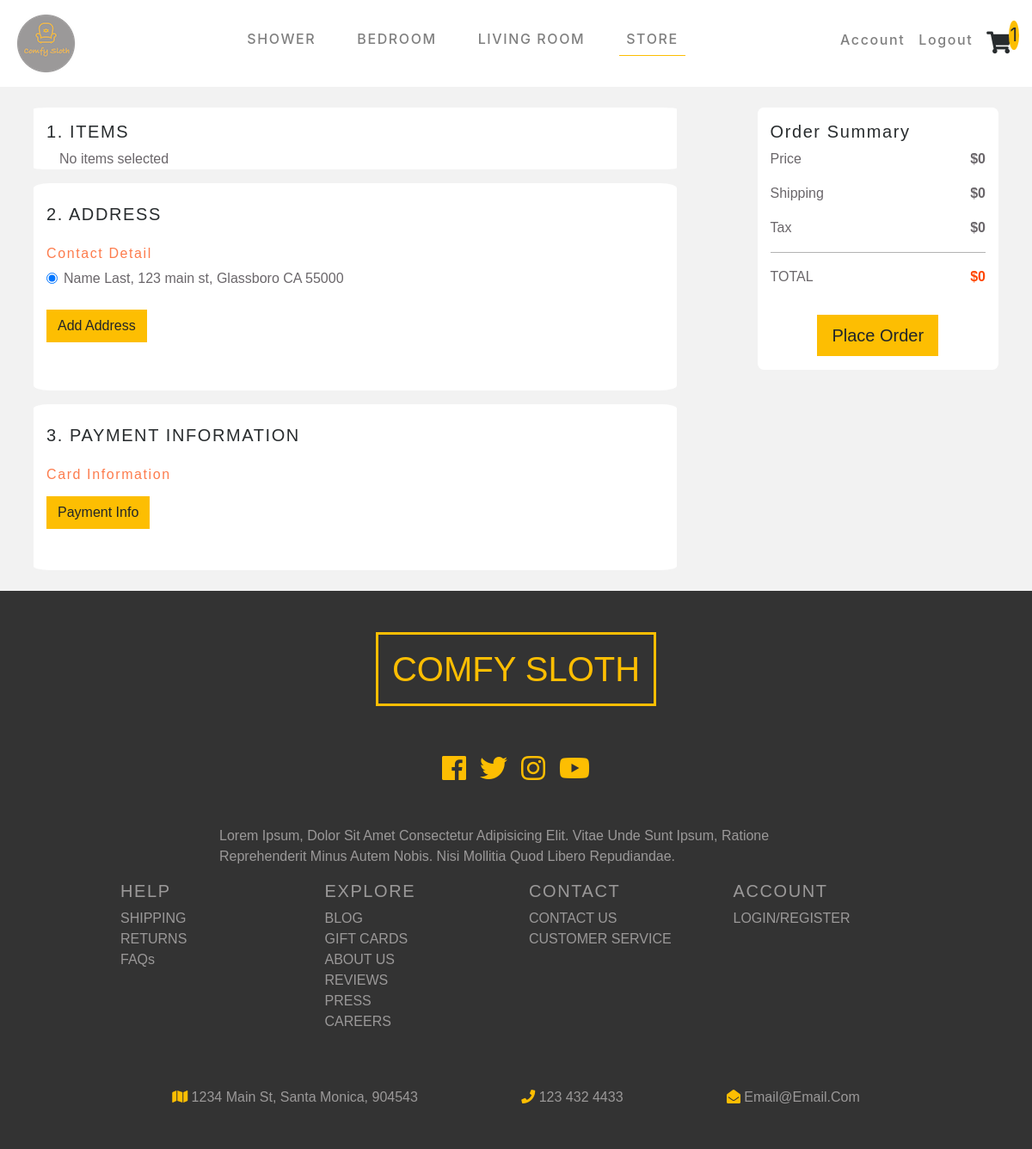
The app's page /checkout (signed in) with its own data.
### store/models.py (models this page shows)
class Address(models.Model):
    user = models.ForeignKey(User, on_delete=models.SET_NULL, null=True)
    first_name = models.CharField(max_length=200)
    last_name = models.CharField(max_length=200)
    address = models.CharField(max_length=200)
    city = models.CharField(max_length=200)
    state = models.CharField(max_length=200)
    zip = models.IntegerField(default='00000')

### login/views.py (the view)
# urls.py: path(r'checkout', views.checkout, name='checkout'),
def checkout(request):
    addOrders(request)
    if request.user.is_authenticated:
        address_info = Address.objects.all()
        user_address = address_info.filter(user=request.user)
        content = {'user_address': user_address}
        return render(request, 'login/checkout.html', content)
    else:
        return render(request, 'login/checkout.html')

### login/views.py (called while the page is built)
def addOrders(request):
    if request.user.is_authenticated and request.method == 'POST':
        order = Orders()
        order.user = request.user
        order.name = request.POST.get('name', 'default')
        order.address = request.POST.get('address', 'default')
        order.items = request.POST.get('items', 'default')
        order.save()
        order = Orders()

### login/templates/login/checkout.html (shortened to what this page needs)
{% extends 'base.html' %}
{% block content %}
{% load static %}
{% load  item_filter%}
<div class="fluid-container check-main">
    <div class="container p-4">
        <div class="row my-auto d-flex justify-content-between">
            <div class="col-md-8">
                <div class="row">
                    <div class="col-md-12 order-detail" id='itemsForm'>
                        <h5 class='text-capitalize mt-3'>1. ITEMS</h5>
                        <div class="col-md-12">
                            <ul class="list-group" id="item_list">
                            </ul>
                        </div>
                </div>
            </div>
            <div class="row mt-3 test2">
                <div class="col-md-12 order-detail">
                    <h5 class='my-4'>2. ADDRESS</h5>
                    <h6 class="checkLabel">Contact Detail</h6>
                    <div>
                        {% if user.is_authenticated %}
                        <ul class="saved-addresses">
                            {% for item in user_address %}
                            <li>
                                <div class="form-check">
                                    <input class="form-check-input" type="radio" name="address-radio" id="address"
                                        value="option1" checked>
                                    <label class="form-check-label" for="exampleRadios1">
                                        <ul class='userItems'>
                                            <li>{{ item.first_name }} {{ item.last_name }}, {{ item.address }}, {{ item.city }} {{ item.state }} {{ item.zip }}</li>
                                        </ul>
                                    </label>
                                </div>
                            </li>
                            {% endfor %}
                        </ul>
                        {% endif %}
                    </div>
                    <div class="btn btn-yellow my-2" id="add-address-btn">Add address</div>
                </div>
            </div>
        <div class="checkoutField">
            <div class="row mt-3" id='paymentForm'>
                <div class="col-md-12 order-detail">
                    <h5 class='my-4'>3. PAYMENT INFORMATION</h5>
                    <h6 class="checkLabel">Card Information</h6>
                    <div class="saved-cards b-3">
                        <div class="btn btn-yellow" id='addCardBtn'>Payment Info</div>
                    </div>
                </div>
            </div>
        </div>
            </div>
            <div class="col-md-3 order-detail order">
                <h5 class='text-capitalize mt-3'>order summary</h5>
                <ul>
                    <li>Price</li>
                    <li></li><b id='items-price'>$0</b></li>
                </ul>
                <ul>
                    <li>Shipping</li>
                    <li><b id='shipping'>$0</b></li>
                </ul>
                <ul>
                    <li>Tax</li>
                    <li><b id='tax'>$0</b></li>
                </ul>
                <hr>
                <ul>
                    <li>TOTAL</li>
                    <li><b class="text-orange" id='totalPrice'>$0</b></li>
                </ul>
                <form method="POST" action="{% url 'checkout' %}" id='orders-form' class='d-flex justify-content-center'>
                    <div class="btn btn-yellow btn-lg m-3" id='submit-order' type='submit'>Place Order</div>
                </form>
           </div>
        </div>
    </div>
</div>
{% endblock %}

### futniture_store/static/css/main.css (style rules this page uses)
:root { --mainYellow: #fdbe02; --mainWhite: #fff; --mainBlack: #282c2e; --mainGrey: #9b9999; --TransGrey: rgba(0, 0, 0, 0.1); --SecondGrey: #6a666a; --MainOrange: rgba(253, 124, 77); }
.container { font-family: 'Courier Prime', sans-serif; }
hr { background-color: #c7c7c7; }
h5,h6 { letter-spacing: 0.1rem; color: var(--mainBlack); }
ul { list-style-type: none; padding: 0; }
.text-orange { color: orangered; }
body { color: var(--SecondGrey); background: var(--mainWhite); font-family: "Mali", cursive; }
.btn-yellow { background: var(--mainYellow)!important; text-transform: capitalize; font-size: 1.2rem; color: var(--mainBlack); border-radius: 0!important; }
.check-main { background-color:#f2f2f2; }
.order-detail { height: 100%; transition: all 2s ease; display: block; background-color: white; border-radius: 2.5%; border-color: var(--SecondGrey); color: var(--SecondGrey); }
.order-detail>ul { display: flex; justify-content: space-between; }
.checkLabel { color: var(--MainOrange); }
.userItems>li { padding-right: 4px; }
#add-address-btn { cursor: pointer; }

### records on screen
Address: first_name "Name", last_name "Last", address "123 main st", city "Glassboro", state "CA", zip "55000"
